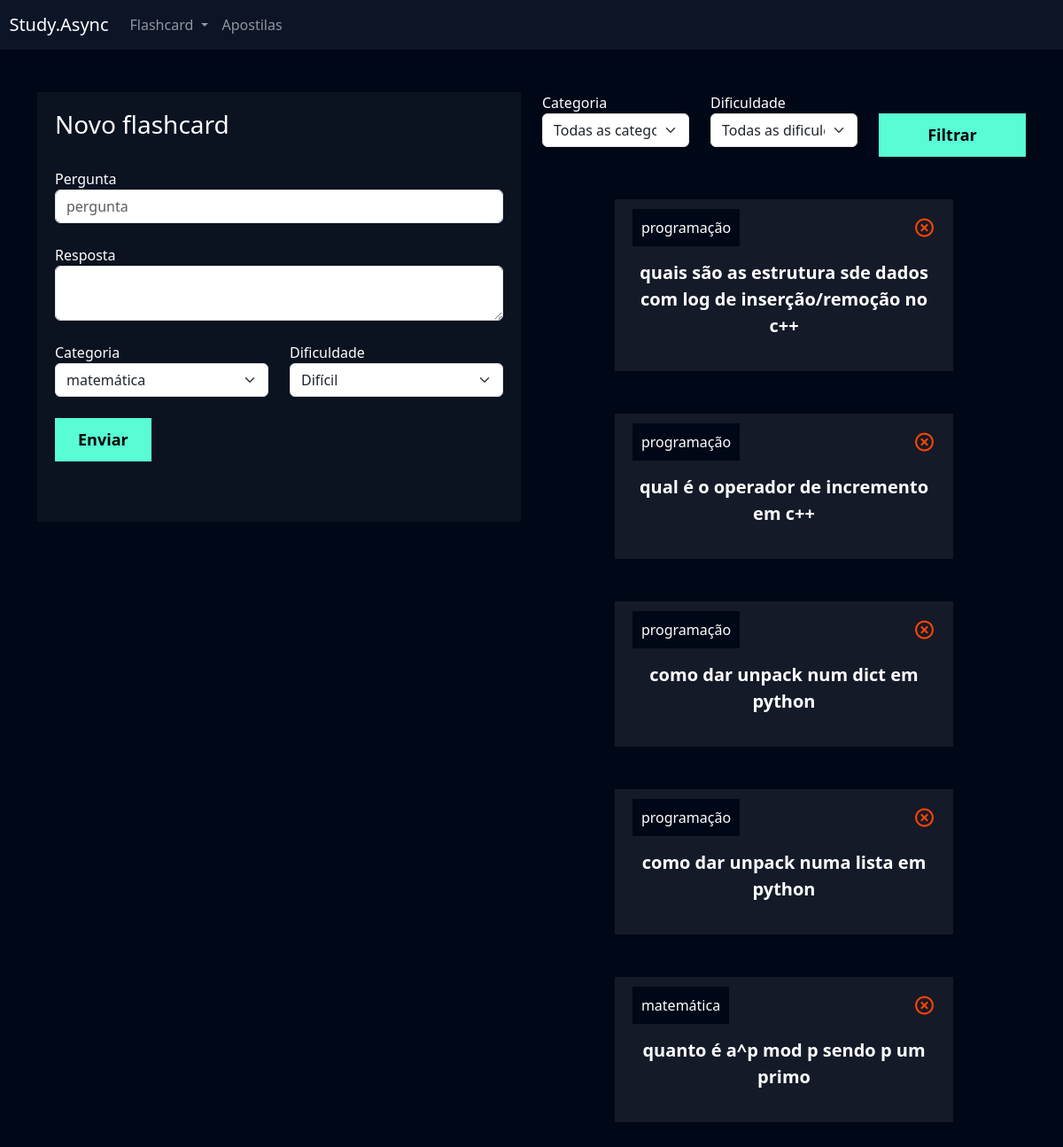
Screenshot of /flashcard/novo_flashcard/ (signed in) with the database file from the repository.
### flashcard/models.py (models this page shows, shortened)
class Flashcard(models.Model):
    DIFICULDADE_CHOICES = (('D', 'Difícil'), ('M', 'Médio'), ('F', 'Fácil'))
    user = models.ForeignKey(User, on_delete=models.DO_NOTHING)
    pergunta = models.CharField(max_length=100)
    resposta = models.TextField()
    categoria = models.ForeignKey(Categoria, on_delete=models.DO_NOTHING)
    dificuldade = models.CharField(max_length=1, choices=DIFICULDADE_CHOICES)

class Categoria(models.Model):
    nome = models.CharField(max_length = 20)

### flashcard/views.py (the view, shortened to what this page needs)
# urls.py: path('novo_flashcard/', views.novo_flashcard, name = 'flashcard-novo_flashcard'),
@require_http_methods(['GET', 'POST'])
@login_required(login_url = '/usuarios/login/')
def novo_flashcard(request):
    if request.method == 'GET':
        categoria_filtrar = request.GET.get('categoria', '-1')
        dificuldade_filtrar = request.GET.get('dificuldade', '-1')
        categorias = Categoria.objects.all()
        dificuldades = Flashcard.DIFICULDADE_CHOICES
        flashcards = Flashcard.objects.filter(user = request.user)
        if categoria_filtrar != '-1':
            flashcards = flashcards.filter(categoria__id = categoria_filtrar)
        if dificuldade_filtrar != '-1':
            flashcards = flashcards.filter(dificuldade = dificuldade_filtrar)
        return render(request, 'novo_flashcard.html', {
            'categorias': categorias,
            'dificuldades': dificuldades,
            'flashcards': flashcards
        })

### flashcard/templates/novo_flashcard.html (shortened to what this page needs)
{% extends "base.html" %}
{% load static %}
{% block cabecalho %}
<link href="{% static 'usuarios/css/cadastro.css' %}" rel="stylesheet">
<link href='https://unpkg.com/boxicons@2.1.4/css/boxicons.min.css' rel='stylesheet'>
<link href="{% static 'flashcard/css/novo_flashcard.css' %}" rel="stylesheet">
{% endblock cabecalho %}
{% block main %}
<div class="container">
    <br>
    <br>
    <div class="row">
        <div class="col-md">
            <div class="box-form">
            <form action="{% url 'flashcard-novo_flashcard' %}" method="POST"> {% csrf_token %}
                <h3>Novo flashcard</h3>
                <br>
                <label>Pergunta</label>
                <input type="text" class="form-control" placeholder="pergunta" name="pergunta">
                <br>
                <label>Resposta</label>
                <textarea class="form-control" name="resposta"></textarea>
                <br>
                <div class="row">
                <div class="col-md">
                <label for="">Categoria</label>
                <select class="form-select" name="categoria">
                    {% for categoria in categorias %}
                        <option value = "{{categoria.id}}">{{categoria.nome}}</option>
                    {% endfor %}
                </select>
            </div>
            <div class="col-md">
                <label for="">Dificuldade</label>
                <select class="form-select" name="dificuldade">
                    {% for valor, nome in dificuldades %}
                        <option value = "{{valor}}">{{nome}}</option>
                    {% endfor %}
                </select>
            </div>
            </div>
            <br>
            <input type="submit" value="Enviar" class="btn-cadastro">
            <br>
            <br>
            <br>
        </form>
        </div>
    </div>
    <div class="col-md">
    <form action="{% url 'flashcard-novo_flashcard' %}" method="GET">
        <div class="row">
        <div class="col-md">
        <label for="">Categoria</label>
        <select name="categoria" id="" class="form-select">
            <option value = "-1">Todas as categorias</option>
        </select>
        </div>
        <div class="col-md">
        <label for="">Dificuldade</label>
        <select name="dificuldade" id="" class="form-select">
            <option value = "-1">Todas as dificuldades</option>
        </select>
        </div>
        <div class="col-md">
        <br>
        <input type="submit" style="width: 100%" value="Filtrar" class="btn-cadastro">
        </div>
        </div>
    </form>
    <br>
    <br>
    {% for flashcard in flashcards %}
    <div class="box-new-flashcard" onclick="flip_card({{flashcard.id}})">
        <div class="flashcard ">
            <div class="flashcard-categoria">
                {{flashcard.categoria.nome}}
            </div>
            <a href="{% url 'flashcard-deletar_flashcard' flashcard.id %}"><i class='icone-exit bx bx-x-circle'></i></a>
            <br>
            <br>
            <div class="flashcard-box-item">
                <p class="flashcard-item">{{flashcard.pergunta}}</p>
            </div>
        </div>
    </div>
    <br>
    <br>
    {% endfor %}
        </div>
    </div>
</div>
{% endblock main %}

### templates/static/geral/css/base.css (style rules this page uses)
:root { --main-color: #0b1526; --dark-color: #000716; --secondary-dark-color: rgb(15, 2, 26); --light-color: #00c1f3; --contrast-color: #f4c96b; --differential-color: #58fcd5 }
body { background-color: var(--dark-color) !important; color: white !important; }

### templates/static/usuarios/css/cadastro.css (style rules this page uses)
* { margin: 0; padding: 0; }
.box-form { padding: 20px; background-color: rgba(217,217,217, .05); color: white !important; }
.btn-cadastro { padding: 10px; background-color: #58fcd5; border: none; border: 1px solid #58fcd5; font-size: 18px; font-weight: bold; padding-left: 25px; padding-right: 25px; }

### templates/static/flashcard/css/novo_flashcard.css (style rules this page uses)
.box-new-flashcard { width: 70%; margin: auto; }
.flashcard { background-color: rgba(255, 255, 255, .08); padding: 20px; }
.flashcard-box-item { text-align: center; }
.flashcard p { font-size: 20px; font-weight: bold; cursor: pointer; }
.flashcard-categoria { background-color: var(--dark-color); display: inline; padding: 10px; }
.icone-exit { float: right; font-size: 25px; color: orangered; }

### rows the page displays
Flashcard: categoria.nome "programação", pergunta "quais são as estrutura sde dados com log de inserção/remoção no c++"
Flashcard: categoria.nome "programação", pergunta "qual é o operador de incremento em c++"
Flashcard: categoria.nome "programação", pergunta "como dar unpack num dict em python"
Flashcard: categoria.nome "programação", pergunta "como dar unpack numa lista em python"
Flashcard: categoria.nome "matemática", pergunta "quanto é a^p mod p sendo p um primo"

### other values shown
form field categoria "matemática"
form field dificuldade "Difícil"
